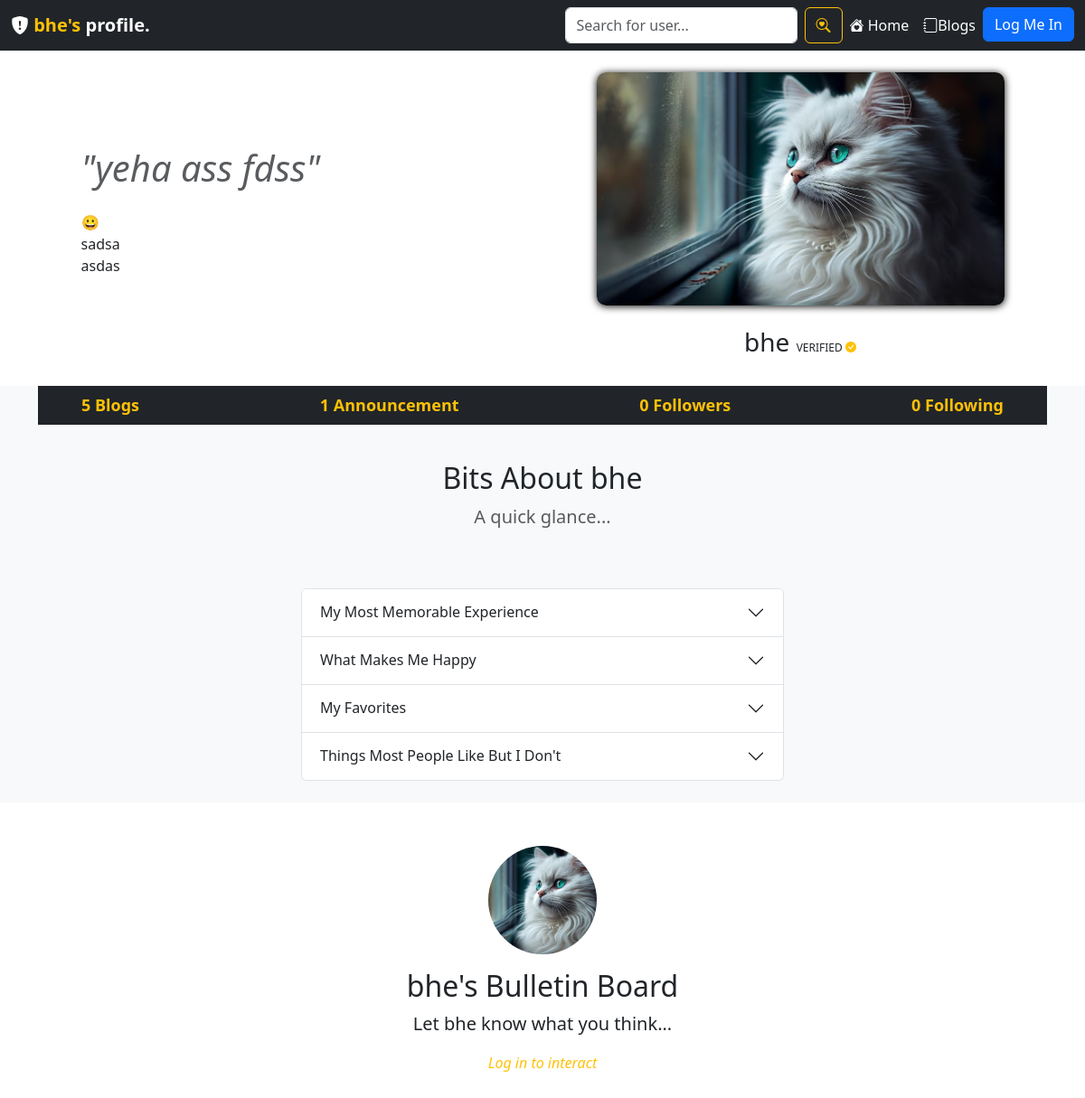
/bhe/, run on an earlier commit of the app's database.
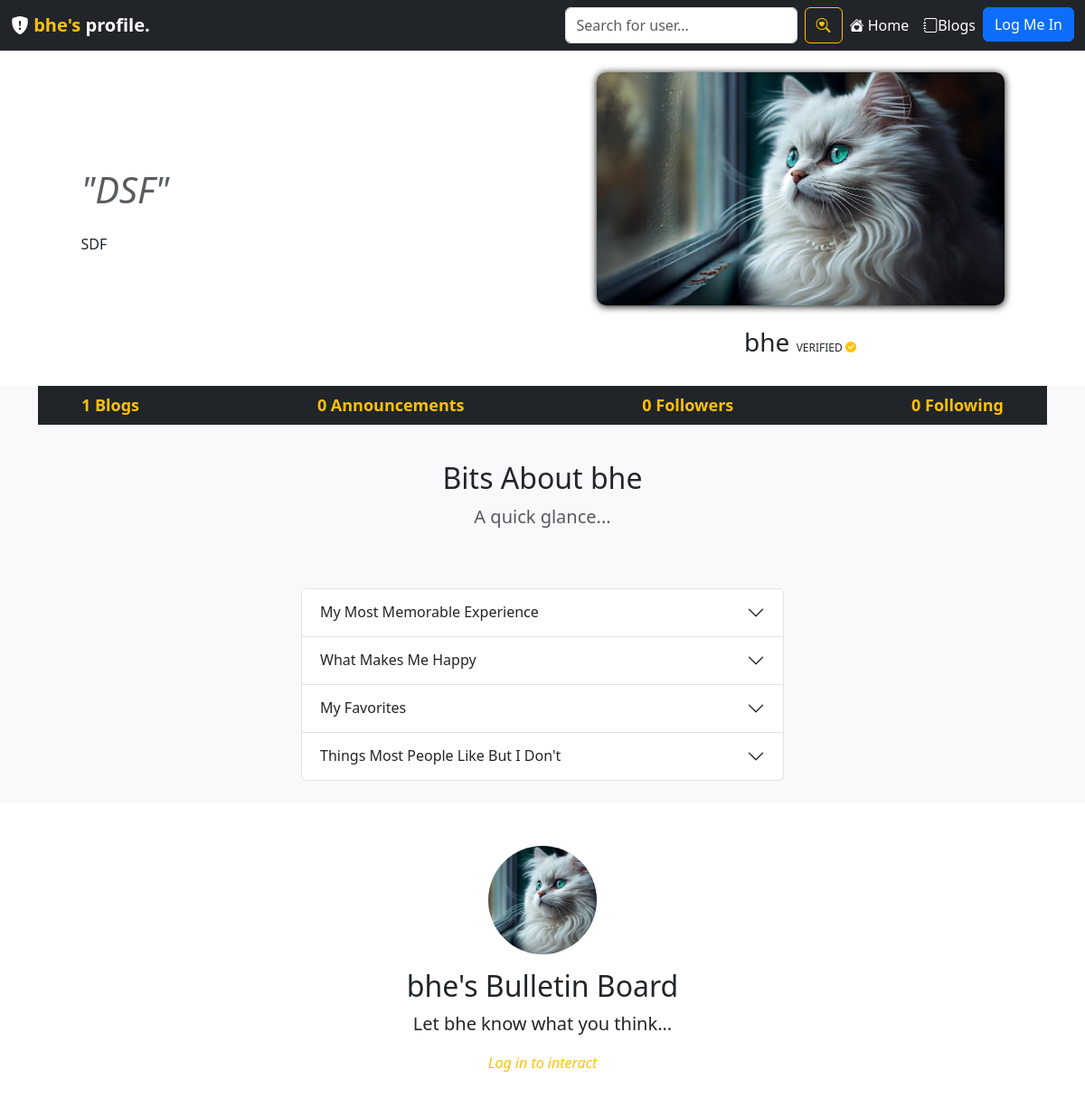
And on a later commit of the database.
### users/models.py (models this page shows)
class Profile(models.Model):
    user = models.OneToOneField(User, on_delete=models.CASCADE)
    motto = models.TextField(max_length=300, default="Best friends don’t let you do stupid things alone.")
    about_yourself = models.TextField(max_length=2000, default="😀")
    profile_pic = models.ImageField(default='profilepic.jpg',upload_to='profile_pictures')
    q1 = models.TextField(max_length=1000, default="No answer yet.")
    q2 = models.TextField(max_length=1000, default="No answer yet.")
    q3 = models.TextField(max_length=1000, default="No answer yet.")
    q4 = models.TextField(max_length=1000, default="No answer yet.")
    verified = models.BooleanField(default=False)
    def __str__(self):
        return self.user.username

### users/views.py (the view)
# urls.py: path('<str:username>/',user_views.profile,name='profile')
def profile(request, username):
    profile_user = get_object_or_404(User, username=username)
    profile = get_object_or_404(Profile, user=profile_user)
    user_blog_count = Blog.objects.filter(author=profile_user).count()
    user_object = User.objects.get(username=username)
    user_profile = Profile.objects.get(user=user_object)
    user_posts = BulletinBoard.objects.filter(user=username)
    user_posts_length = len(user_posts)
    user_followers = FollowersCount.objects.filter(follower=username)
    user_followers_length = len(user_followers)
    user_following = FollowersCount.objects.filter(user=username)
    user_following_length = len(user_following)
    follower = request.user.username
    user = username
    if FollowersCount.objects.filter(follower=follower, user=user).first():
        button_text = 'Unfollow'
    else :
        button_text = 'Follow'
    context = {
        'user_object': user_object,
        'user_profile': user_profile,
        'user_posts': user_posts,
        'user_posts_length': user_posts_length,
        'user_followers': user_followers,
        'user_followers_length': user_followers_length,
        'user_following': user_following,
        'user_following_length': user_following_length,
        'button_text': button_text,
        'profile_user': profile_user,
        'profile': profile,
        'user_blog_count': user_blog_count,
    }
    posts = ProfileBulletinBoard.objects.filter(user=profile_user).order_by('created_at')
    return render(request, 'users/profile.html', context)

### users/templates/users/profile.html (shortened to what the changed rows need)
{% load static %}
{% load user_tags %}
<!doctype html>
<html lang="en">
<head>
    <link href="https://cdn.jsdelivr.net/npm/bootstrap@5.3.2/dist/css/bootstrap.min.css" rel="stylesheet">
    <link rel="stylesheet" href="https://cdn.jsdelivr.net/npm/bootstrap-icons@1.11.2/font/bootstrap-icons.min.css">
</head>
<body>
    <nav class="navbar navbar-expand-md navbar-dark fixed-top bg-dark">
        <div class="container-xxl">
            <span class="navbar-brand">
                {% if request.user == profile.user %}
                    <span class="fw-bold">
                        <i class="bi bi-shield-fill-exclamation text-warning"></i>
                        Your own profile.
                    </span>
                {% else %}
                    <span class="fw-bold text-white">
                        <i class="bi bi-shield-fill-exclamation"></i>
                        <span class="text-warning">{{ profile.user }}'s</span> profile.
                    </span>
                {% endif %}
            </span>
        </div>
    </nav>
    <section id="yaela">
        <div class="container-lg" style="margin-top:80px;">
            <div class="row justify-content-center align-items-center">
                <div class="col-md-6 text-center text-md-start">
                    <h1>
                        <div class="display-6 text-muted"><i>"{{ profile.motto }}"</i></div>
                    </h1>
                    <p class="lead my-4">{{ profile.about_yourself|linebreaks }}</p>
                </div>
                <div class="col-sm-8 col-md-5 text-center">
                        <img class="img-fluid mb-4" style="box-shadow: 0 1px 8px black;
                        border-radius: 10px;" src="{{ profile.profile_pic.url }}" alt="">
                    <form action="{% url 'users:follow' %}" method="POST">
                        <h3>{{ profile.user.username }}
                            {% if profile.verified %}
                            <span>
                            {% endif %}
                        </h3>
                    </form>
                </div>
            </div>
        </div>
    </section>
    <section id="profile-about-me" class="bg-light">
        <div class="container">
            <div class="justify-content-center align-items-center">
                <ul class="navbar nav my-4 bg-light mx-auto px-5 d-flex flex-wrap ustify-content-center align-items-center bg-dark">
                    <li>
                        <a href="{% url 'blogs:user-blogs' username=profile %}" style="text-decoration:none; font-size:18px; font-weight:bold;" class="text-warning"></i>{{ user_blog_count }} Blogs</a>
                    </li>
                    <li>
                        <a href="{% url 'users:user-announcements' username=profile %}" style="text-decoration:none; font-size:18px; font-weight:bold;" class="text-warning">
                        {% if user_posts_length == 1%}
                            </i>{{user_posts_length}} Announcement</a>
                        {% else %}
                            </i>{{user_posts_length}} Announcements</a>
                        {% endif %}
                    </li>
                </ul>
            </div>
        </div>
        <div class="container-md">
            <div class="text-center mt-3 pt-3" >
                <h2>Bits About {{ profile.user }}</h2>
                <p class="lead text-muted">A quick glance...</p>
            </div>
            <div class="row my-2 g-5 justify-content-around align-items-center">
                <div class="col-lg-6 mb-4">
                <div class="accordion" id="chapters">
                    <div class="accordion-item">
                        <h2 class="accordion-header" id="heading-1">
                            <button class="accordion-button collapsed" type="button" data-bs-toggle="collapse"
                            data-bs-target="#chapter-1" aria-expanded="true"
                            aria-controls="chapter-1">My Most Memorable Experience</button>
                        </h2>
                    </div>
                    <div class="accordion-item">
                        <h2 class="accordion-header" id="heading-2">
                            <button class="accordion-button collapsed" type="button" data-bs-toggle="collapse"
                            data-bs-target="#chapter-2" aria-expanded="true"
                            aria-controls="chapter-2">What Makes Me Happy</button>
                        </h2>
                    </div>
                    <div class="accordion-item">
                        <h2 class="accordion-header" id="heading-3">
                            <button class="accordion-button collapsed" type="button" data-bs-toggle="collapse"
                            data-bs-target="#chapter-3" aria-expanded="false"
                            aria-controls="chapter-1">My Favorites</button>
                        </h2>
                    </div>
                    <div class="accordion-item">
                        <h2 class="accordion-header" id="heading-4">
                            <button class="accordion-button collapsed" type="button" data-bs-toggle="collapse"
                            data-bs-target="#chapter-4" aria-expanded="false"
                            aria-controls="chapter-1">Things Most People Like But I Don't</button>
                        </h2>
                    </div>
                </div>
            </div>
            </div>
        </div>
    </section>
    <section id="bulletin-board">
        <div class="container mb-0 pb-5 mt-5">
            <div class="text-center">
                <img width="120" height="120" style="object-fit:cover; border-radius:60px;" src="{{ profile.profile_pic.url }}"/><br>
            </div>
            <div class="text-center pt-3">
                {% if user != profile.user %}
                    <h2>{{ profile.user }}'s Bulletin Board</h2>
                    <p class="lead">Let {{ profile.user }} know what you think...</p>
                {% else %}
                    <h2>Your Bulletin Board</h2>
                    <p class="lead">What friends of <strong>{{profile.user}}</strong> say...</p>
                {% endif %}
            </div>
        </div>
    </section>
</body>
</html>

What changed in the data, as far as the page shows it:
changed Profile "bhe": motto "yeha ass fdss" → "DSF"; about_yourself "😀 sadsa asdas" → "SDF"
Also different on the page:
{{ user_blog_count }}: "5" → "1"
{{ user_posts_length }}: (not shown) → "0"
{{ user_posts_length }}: "1" → (not shown)
text no longer shown: "Announcement"
text now shown: "Announcements"
